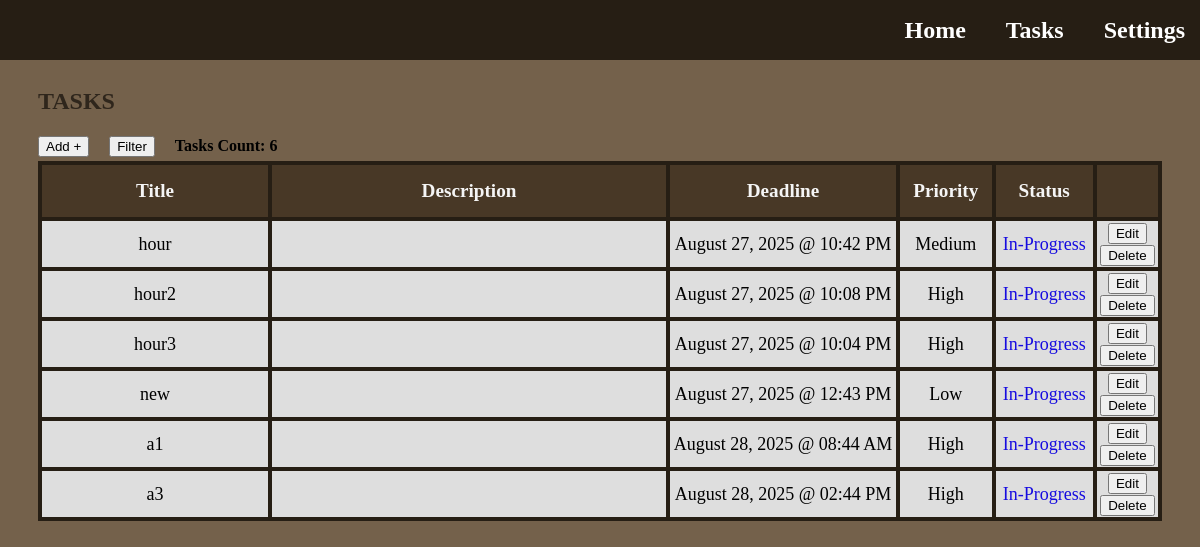
/tasks (signed in), run on an earlier commit of the app's database.
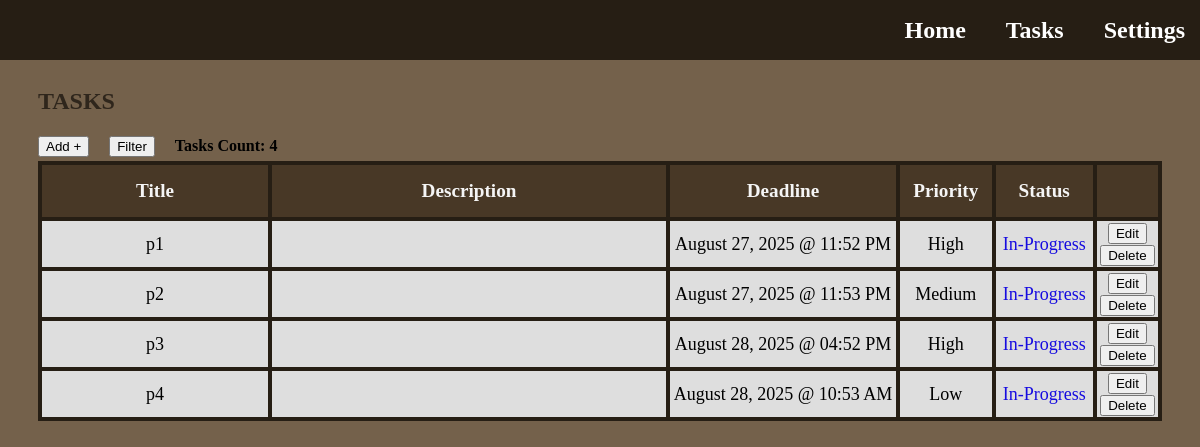
And on a later commit of the database.
### app.py (models this page shows)
class Task(db.Model):
    id = db.Column(db.Integer, primary_key=True)
    title = db.Column(db.String(128), nullable=False)
    description = db.Column(db.Text, nullable=True)
    priority = db.Column(db.String(50), nullable=False)
    deadline = db.Column(db.DateTime(timezone=True), nullable=True)
    status = db.Column(db.String(50), nullable=False, default='In-Progress')
    set_today_reminder = db.Column(db.Boolean, nullable=False, default=True)
    set_tomorrow_reminder = db.Column(db.Boolean, nullable=False, default=True)
    user_id = db.Column(db.Integer, db.ForeignKey('user.id'), nullable=False)
    user = db.relationship('User', backref=db.backref('tasks', lazy=True))

### app.py (the view, shortened to what this page needs)
@app.route('/tasks')
def tasks():
    user_id = session['user_id']
    sort_title = session.get('sort_title')
    sort_type = session.get('sort_type')
    filter_priorities = session.get('filter_priorities', [])
    filter_status = session.get('filter_status', [])
    filter_months = session.get('filter_months', [])
    filter_year = session.get('filter_year', None)
    filter_day = session.get('filter_day', None)
    priority_order_descending = case(
        (Task.priority == 'High', 1),
        (Task.priority == 'Medium', 2),
        (Task.priority == 'Low', 3),
    )
    priority_order_ascending = case(
        (Task.priority == 'Low', 1),
        (Task.priority == 'Medium', 2),
        (Task.priority == 'High', 3),
    )
    status_order_complete = case(
        (Task.status == 'Complete', 1),
        (Task.status == 'In-Progress', 2)
    )
    status_order_in_progress = case(
        (Task.status == 'In-Progress', 1),
        (Task.status == 'Complete', 2)
    )
    query = Task.query.filter_by(user_id=user_id)
    if filter_priorities: # Only true if not empty
        query = query.filter(Task.priority.in_(filter_priorities)) # Filter by checked priorities within given priority list
    if filter_status:
        query = query.filter(Task.status.in_(filter_status)) # Filter by checked status within given status list
    if filter_months:
        query = query.filter(extract('month', Task.deadline).in_(filter_months)) # Filter by checked months within given months list; extract(...) - returns month number from Task columns and matches to filter months list
    if filter_year:
        query = query.filter(extract('year', Task.deadline) == filter_year) # Filter by typed year; extracts year from deadline column in database
    if filter_day:
        query = query.filter(extract('day', Task.deadline) == filter_day) # Filter by typed day; extracts day from deadline column in database
    user_tasks = query.all()  # Get all tasks for this user according to the id, default order is by date task was created from earliest to latest
    user_tasks_count = query.count() # Gets the total count of tasks of the user
    return render_template('tasks.html', tasks=user_tasks, count=user_tasks_count, sort_title=sort_title, sort_type=sort_type, filter_priorities=filter_priorities, filter_status=filter_status, filter_months=filter_months, filter_year=filter_year, filter_day=filter_day)

### templates/tasks.html (shortened to what this page needs)
{% extends "base.html" %}
{% block content %}
  <h1 class="title-page">Tasks</h1>
  <div class="task-features">
    <button href="#" type="button" class="add-button" onclick="openPopup('add-task')">Add +</button>
    <button type="button" class="filter-sort-button" onclick="openPopup('filter-sort-task')">Filter</button>
    <h4>Tasks Count: {{ count }} </h2>
  </div>
  <section class="tasks-section">
      <table class="tasks-table">
        <thead class="table-header">
          <tr>
              <th class="task-title">Title</th>
              <th class="task-description">Description</th>
              <th class="task-deadline">Deadline</th>
              <th class="task-priority">Priority</th>
              <th class="task-status">Status</th>
              <th class="task-options"></th>
          </tr>
        </thead>
        <tbody id="task-body">
          {% for task in tasks %}
          <tr id="task-row">
            <td>{{ task.title }}</td>
            <td>{{ task.description }}</td>
            <td>{{ task.deadline.strftime('%B %d, %Y @ %I:%M %p')  }}</td>
            <td>{{ task.priority }}</td>
            <td class="task-status-data">
              <a href="{{ url_for('change_task_status', task_id=task.id)}}"
              class="task-status {{ task.status | lower | replace(' ', '-') }}">
                {{ task.status }}
              </a>
            </td>
            <td>
              <a>
                <button type="button" class="edit-button" onclick="openEditPopup(this, 'edit-task')"
                  data-id="{{ task.id }}"
                  data-title="{{ task.title }}"
                  data-description="{{ task.description }}"
                  data-priority="{{ task.priority }}"
                  data-deadline="{{ task.deadline.strftime('%B %d %Y @ %I:%M %p')  }}"
                  >
                  Edit
                </button>
              </a>
              <a href="{{ url_for('delete_task', task_id=task.id)}}">
                <button type="button" class="delete-button">Delete</button>
              </a>
            </td>
          </tr>
          {% else %}
          <tr>
            <td colspan="6">No tasks available.</td>
          </tr>
          {% endfor %}
        </tbody>
      </table>
  </section>
{% endblock %}

### templates/base.html (shortened to what this page needs)
<!DOCTYPE html>
<html lang="en">
<head>
    <link rel="stylesheet" href="{{ url_for('static', filename='style.css') }}">
</head>
<body class="homepage">
    <header class="navbar">
        <nav class="navbar-links">
            <a href="{{ url_for('home') }}">Home</a>
            <a href="{{ url_for('tasks') }}">Tasks</a>
            <a href="{{ url_for('settings') }}">Settings</a>
        </nav>
    </header>
    <main>
        {% block content %}{% endblock %}
    </main>
</body>
</html>

### static/style.css (style rules this page uses)
html, body { min-width: 800px; overflow-x: auto; }
.title-page { margin-top: 80px; margin-left: 30px; font-size: x-large; font-weight: bolder; text-transform: uppercase; font-family: 'Lucida Handwriting'; color: #2f261c; }
.homepage { background-color: #74614b; }
.navbar { background-color: #261e14; position: fixed; top: 0; left: 0; width: 100%; height: 60px; padding-left: 5px; display: flex; justify-content: flex-end; align-items: center; z-index: 1000; }
.navbar-links { display: flex; gap: 20px; }
.navbar-links a { font-family: 'Lucida Handwriting'; color: white; margin-right: 20px; font-weight: bold; font-size: 24px; text-decoration: none; }
.tasks-section { margin-left: 30px; margin-right: 30px; display: flex; justify-content: center; }
.tasks-table { border-collapse: collapse; width: 100%; height: 50%; table-layout: fixed; }
.tasks-table th, .tasks-table td { border: 4px solid #261e14; color: black; font-size: large; text-align: center; background: rgb(222, 222, 222); }
.tasks-table th { color: whitesmoke; font-weight: bolder; font-size: larger; height: 50px; background-color: #483826; }
.task-title { width: 20%; }
.task-description { white-space: normal; word-break: break-word; max-width: 400px; width: 35%; }
.task-deadline { width: 20%; }
.task-priority { width: 8%; }
.task-status { width: 8.5%; }
.task-options { width: 8.5; }
.task-status-data { text-decoration: none; color: white }
.task-status.in-progress { color: rgb(22, 11, 224); text-decoration: none; }
.task-features { margin-left: 30px; margin-right: 30px; height: 30px; display: flex; justify-content: flex-start; align-items: center; gap: 20px; }
.add-button { color: black; text-decoration: none; }

What changed in the data, as far as the page shows it:
removed Task: title "a1", deadline "August 28, 2025 @ 08:44 AM", priority "High", status "In-Progress"
removed Task: title "a3", deadline "August 28, 2025 @ 02:44 PM", priority "High", status "In-Progress"
changed Task: title "hour" → "p1"; deadline "August 27, 2025 @ 10:42 PM" → "August 27, 2025 @ 11:52 PM"; priority "Medium" → "High"
changed Task: title "hour2" → "p2"; deadline "August 27, 2025 @ 10:08 PM" → "August 27, 2025 @ 11:53 PM"; priority "High" → "Medium"
changed Task: title "hour3" → "p3"; deadline "August 27, 2025 @ 10:04 PM" → "August 28, 2025 @ 04:52 PM"
changed Task "Low": title "new" → "p4"; deadline "August 27, 2025 @ 12:43 PM" → "August 28, 2025 @ 10:53 AM"
Also different on the page:
{{ count }}: "6" → "4"
